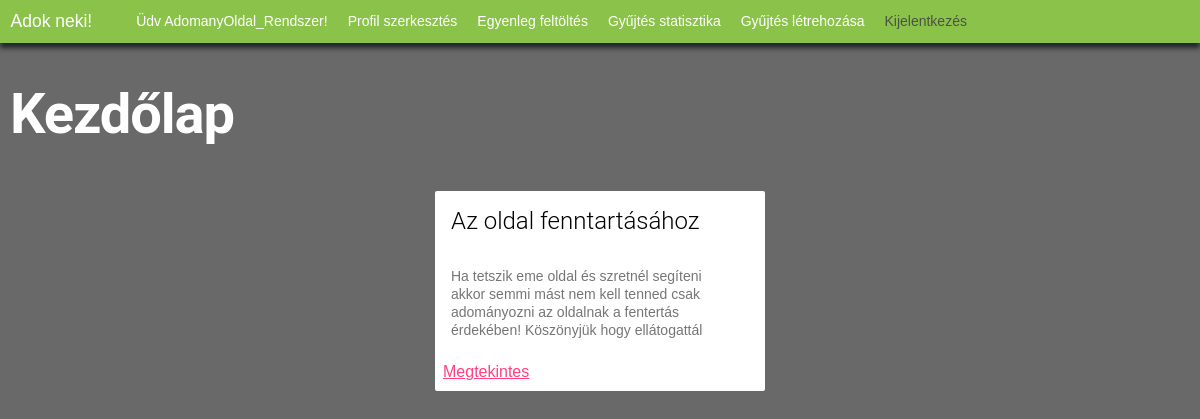
Page / (signed in) on the committed database.
### app/models.py (models this page shows, shortened)
class gyujtes(models.Model):
    publikalo = models.ForeignKey(
        settings.AUTH_USER_MODEL, on_delete=models.CASCADE)
    cim = models.CharField(max_length=255)
    leiras = models.TextField()
    promocios = models.BooleanField(default=False)
    minAr = models.IntegerField(null=False)
    cel = models.IntegerField()
    jelenleg = models.IntegerField(default=0)
    datumIdo_UTC = models.DateTimeField(default=timezone.now())
    celDatum = models.DateTimeField(null=True)
    class Meta:
        ordering = ["id"]

### app/views.py (the view)
# urls.py: path('', views.kezdolap, name='home'),
def kezdolap(request):
    assert isinstance(request, HttpRequest)
    promos = []
    atlagos = []
    user = request.user
    for i in gyujtes.objects.all():
        if i.promocios == True:
            promos.append(i)
        else:
            atlagos.append(i)
    return render(request, "templates/app/home.html", {"cim": "Adok neki! - Adomány oldal", "atlagos": atlagos,
                                                       "promos": promos, "user": user})

### app/templates/app/home.html (shortened to what this page needs)
{% extends "templates/app/layout/layout_nav.html" %}
{% block content %}
<div id="koszonto">
    <h1 id="oldalcim">Kezdőlap</h1>
</div>
{% if user.is_authenticated %}
<div id="kartyak">
    {%for i in atlagos %}
    <div class="mdl-card">
        <div class="mdl-card__title">
            <h3 class="mdl-card__title-text">{{i.cim}}</h3>
        </div>
        <div class="mdl-card__supporting-text">
            {{i.leiras}}
        </div>
        <div class="mdl-card__actions">
            <a href="{% url 'gyujtes' i.id %}">Megtekintes</a>
        </div>
    </div>
    {%endfor%}
</div>
{%endif%}
{% endblock %}

### app/templates/app/layout/layout_nav.html (shortened to what this page needs)
{% extends "templates/app/layout/layout_head.html"%}
{%block navbar%}
<nav class="navbar navbar-expand-lg bg-primary">
    <div class="container-fluid">
        <a href="{% url 'kezdolap' %}" id="kezdolapVissza" class="navbar-brand">Adok neki!</a>
        <div class="collapse navbar-collapse" id="navbarNavDropdown">
            {% if user.is_authenticated%}
            <ul class="navbar-nav">
                <li class="nav-item">
                </li>
                <li><a href="{%url 'profil'%}" id="ugras" class="nav-item">Üdv {{request.user.username}}!</a></li>
                <li><a href="{%url 'profilSzerk'%}" id="ugras" class="nav-item">Profil szerkesztés</a></li>
                <li><a href="{%url 'egyenlegFel'%}" id="ugras" class="nav-item">Egyenleg feltöltés</a></li>
                <li><a href="{%url 'gyujtesStat'%}" id="ugras" class="nav-item">Gyűjtés statisztika</a></li>
                <li><a href="{%url 'ujGyujtes'%}" id="ugras" class="nav-item">Gyűjtés létrehozása</a></li>
                <li>
                    <a href="{% url 'kijelentkezes'%}" class="mdl-navigation__link nav-item">Kijelentkezés</a>
                </li>
            </ul>
            {%else%}
            <ul class="navbar-nav">
                <li class="nav-item">
                    <a href="{% url 'bejelentkezes' %}" class="mdl-navigation__link">Bejelentkezés</a>
                </li>
            </ul>
            {%endif%}
        </div>
    </div>
</nav>
{%endblock%}

### app/static/app/main_style.css (style rules this page uses)
body { background-color: #696969; }
#oldalcim { color: white; font-weight: 700; padding: 10px; }
#kezdolapVissza { color: white; text-decoration-line:none; }
#ugras { color: white; text-decoration-line: none; }
.navbar { box-shadow: 0px 5px 5px; }
#kartyak { display: flex; flex-direction: row; align-content:space-evenly; align-items:center; justify-content: center; padding: 5px; }
.mdl-card { margin: auto; }
.navbar-nav .nav-item { padding: 0 10px 0 10px; }
#koszonto { display: flex; align-content: center; align-items:baseline; flex-direction:row; }

### rows in the picture
gyujtes: cim "Az oldal fenntartásához", leiras "Ha tetszik eme oldal és szretnél segíteni akkor semmi mást nem kell tenned csak adományozni az oldalnak a fentertás érdekében! Köszönyjük hogy ellátogattál"

### other values in the picture
{{ request.user.username }} "AdomanyOldal_Rendszer"
